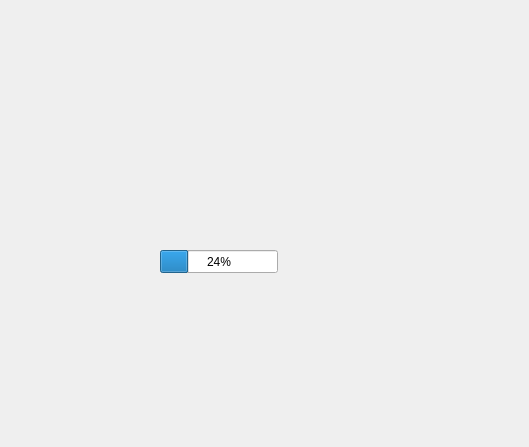
<?xml version="1.0" encoding="UTF-8"?>
<ui version="4.0">
 <class>Widget</class>
 <widget class="QWidget" name="Widget">
  <property name="geometry">
   <rect>
    <x>0</x>
    <y>0</y>
    <width>529</width>
    <height>447</height>
   </rect>
  </property>
  <property name="windowTitle">
   <string>Widget</string>
  </property>
  <widget class="QProgressBar" name="progressBar">
   <property name="geometry">
    <rect>
     <x>160</x>
     <y>250</y>
     <width>118</width>
     <height>23</height>
    </rect>
   </property>
   <property name="value">
    <number>24</number>
   </property>
  </widget>
 </widget>
 <layoutdefault spacing="6" margin="11"/>
 <resources/>
 <connections/>
</ui>
